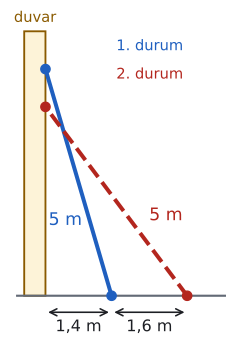

Source code (Python):
import sys; sys.path.insert(0, "tools")
from cizim import *

def uz(P, Q): return round(float(np.linalg.norm(np.asarray(P, float) - np.asarray(Q, float))), 3)
def kenar(ax, P, Q, metin, G, d=0.45, renk=YAZI, fs=13):
    """[PQ] kenarının ortasına, G noktasından uzak tarafa etiket."""
    P, Q = np.asarray(P, float), np.asarray(Q, float); M = (P + Q) / 2
    u = (Q - P) / np.linalg.norm(Q - P); v = np.array([-u[1], u[0]])
    if np.dot(v, M - np.asarray(G, float)) < 0: v = -v
    ax.text(*(M + d * v), metin, ha="center", va="center", color=renk, fontsize=fs)
def dik(ax, K, P, Q, s=0.3, renk=SOLUK):
    """K köşesinde KP ile KQ arasındaki dik açı işareti."""
    K, P, Q = (np.asarray(t, float) for t in (K, P, Q))
    u = (P - K) / np.linalg.norm(P - K) * s; v = (Q - K) / np.linalg.norm(Q - K) * s
    ax.plot(*zip(K + u, K + u + v, K + v), color=renk, lw=1.3)
def aci_olc(K, P, Q):
    u, v = np.asarray(P, float) - K, np.asarray(Q, float) - K
    return round(float(np.degrees(np.arccos(np.dot(u, v) / np.linalg.norm(u) / np.linalg.norm(v)))), 3)

# Soru 8: 5 m merdiven. Önce alt ucu duvardan 1,4 m (üst ucu 4,8 m), sonra 3 m (üst ucu 4 m).
W = 0.0
P1, Q1 = np.array([1.4, 0]), np.array([0, 4.8]); P2, Q2 = np.array([3.0, 0]), np.array([0, 4.0])
print("merdiven", uz(P1, Q1), uz(P2, Q2))
fig, ax = sekil(4.4, 4.6); ax.set_aspect("equal"); ax.axis("off")
ax.add_patch(patches.Rectangle((-0.45, 0), 0.45, 5.6, facecolor=SARI_ACIK, edgecolor=SARI, lw=1.4))
ax.plot([-0.6, 3.8], [0, 0], color=SOLUK, lw=1.6)
ax.plot(*zip(P1, Q1), color=MAVI, lw=3)
ax.plot(*zip(P2, Q2), color=KIRMIZI, lw=3, ls="--")
nokta(ax, *Q1, renk=MAVI); nokta(ax, *Q2, renk=KIRMIZI); nokta(ax, *P1, renk=MAVI); nokta(ax, *P2, renk=KIRMIZI)
ax.text(0.42, 1.5, "5 m", color=MAVI, ha="center"); ax.text(2.55, 1.6, "5 m", color=KIRMIZI, ha="center")
ax.annotate("", xy=(0, -0.35), xytext=(1.4, -0.35), arrowprops=dict(arrowstyle="<->", color=YAZI, lw=1.2))
ax.text(0.7, -0.75, "1,4 m", ha="center", fontsize=12)
ax.annotate("", xy=(1.4, -0.35), xytext=(3.0, -0.35), arrowprops=dict(arrowstyle="<->", color=YAZI, lw=1.2))
ax.text(2.2, -0.75, "1,6 m", ha="center", fontsize=12)
ax.text(1.5, 5.2, "1. durum", color=MAVI, fontsize=11); ax.text(1.5, 4.6, "2. durum", color=KIRMIZI, fontsize=11)
ax.text(-0.22, 5.8, "duvar", color=SARI, fontsize=11, ha="center")
ax.set_xlim(-0.8, 3.9); ax.set_ylim(-1.1, 6.1)
kaydet(fig, __file__)
